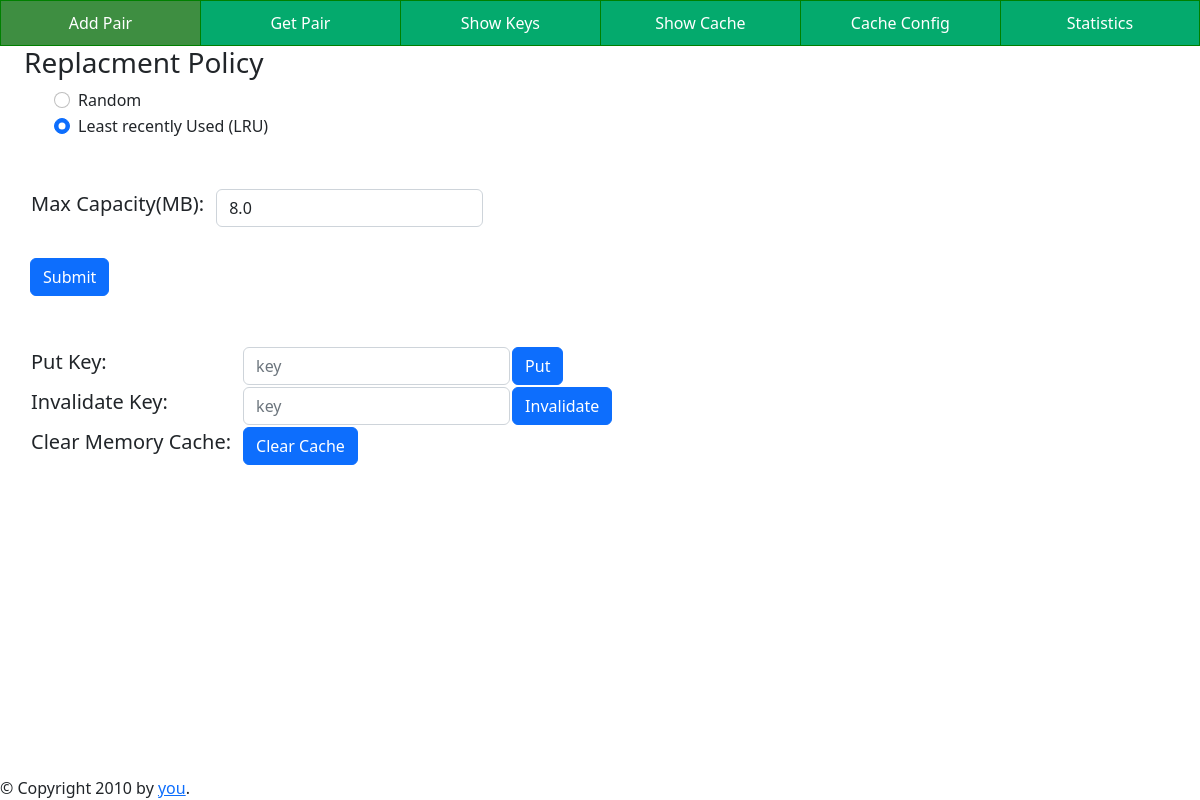
Page /cache_config on the earlier database version.
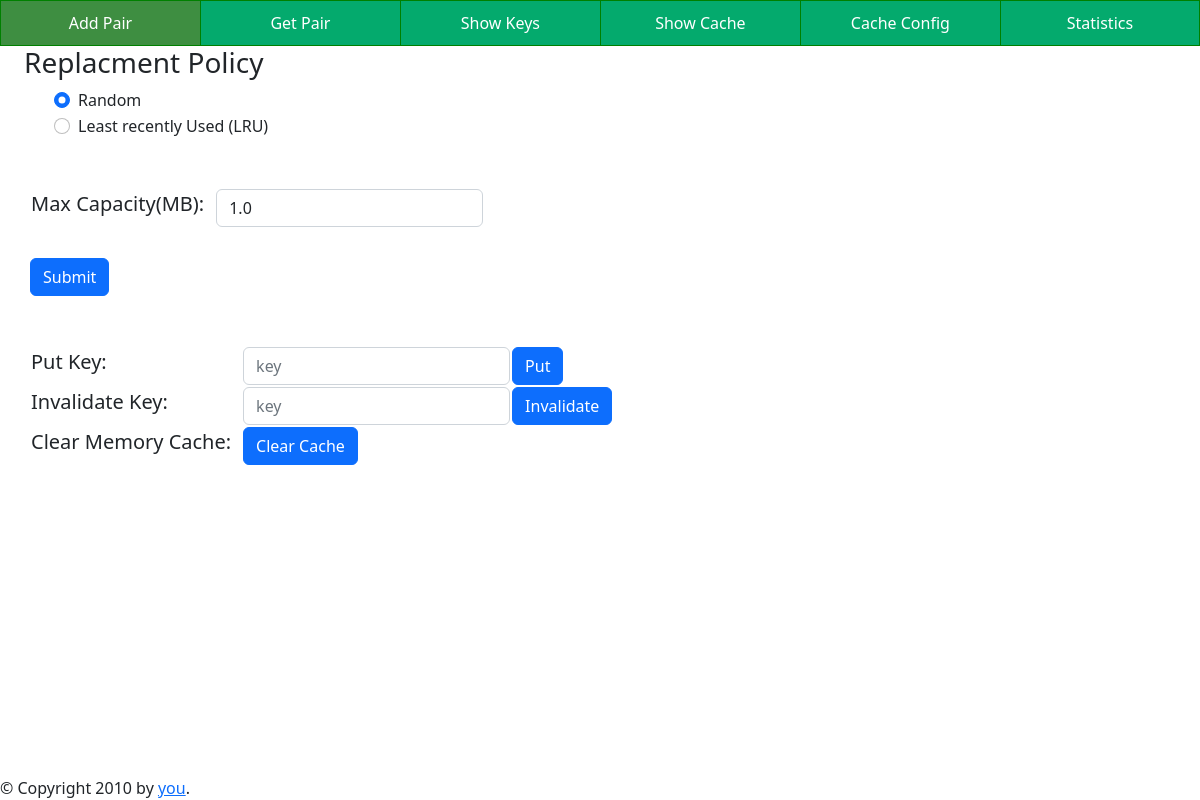
Same page on the later database version.
### tables this page shows
CREATE TABLE policies (
    id INTEGER PRIMARY KEY AUTOINCREMENT,
    policy_name TEXT UNIQUE NOT NULL,
    description TEXT,
    policy_name_view TEXT,
    created_at TIMESTAMP,
    updaed_at TIMESTAMP
);

CREATE TABLE mem_cache (
    id INTEGER PRIMARY KEY AUTOINCREMENT,
    replace_policy INTEGER,
    capacity FLOAT,
    mem_size FLOAT,
    num_of_items INTEGER,
    created_at TIMESTAMP,
    updaed_at TIMESTAMP,

    FOREIGN KEY(replace_policy) REFERENCES policies(id)
);

### app.py (the view)
@app.route("/cache_config", methods=['GET'])
def cache_config_get():
    data = get_cache_config()
    return render_template('cache_config.html', data = data)

### lib.py (called while the page is built)
def make_dicts(cursor, row):
    return dict((cursor.description[idx][0], value)
                for idx, value in enumerate(row))

def get_db_connection():
    conn = sqlite3.connect('database.db')
    conn.row_factory = make_dicts
    return conn

def get_capacity() -> float:
    conn = get_db_connection()
    capacity = conn.execute('select capacity from mem_cache').fetchall()
    conn.close()
    return capacity[0]['capacity']

def get_replace_policy_id() -> int:
    conn = get_db_connection()
    replace_ploicy = conn.execute('select replace_policy from mem_cache').fetchall()
    conn.close()
    return replace_ploicy[0]['replace_policy']

def get_policies() -> list:
    conn = get_db_connection()
    policies = conn.execute('select id, policy_name, policy_name_view from policies order by id').fetchall()
    conn.close()
    return list(policies)

def get_cache_config() -> dict:
    return {'capacity' : get_capacity(), 'current_policy_id' : get_replace_policy_id(), 'policies' : get_policies()}

### templates/cache_config.html (shortened to what this page needs)
{% extends 'layout.html' %}
{% block head %}{{ super() }} {% endblock %}
{% block content %}
<div>
    <form action="/cache_config" method="post" enctype="multipart/form-data">
        <div class="form-check">
            <h3> Replacment Policy</h3>
            {% for policy in data.policies %}
            <div class="form-check" style="margin-left: 30px;">
                <input id="{{loop.index}}" name="policy" class="form-check-input" type="radio" value={{policy.id}}
                 {% if policy.id == data.current_policy_id %} checked {% endif %}>
                <label class="form-check-label" for="{{loop.index}}">
                    {{ policy.policy_name_view }}
                </label>
            </div>
            {% endfor %}
        </div>
        <div>
            <table style="margin-top: 50px; margin-left:30px">
                <tr>
                    <td><label style="font-size: 20px;">Max Capacity(MB): </label></td>
                    <td> <input step="any" value="{{ data['capacity'] }}" type="number" name="capacity" class="form-control" style="margin-left:10px;"
                            placeholder="capacity"> </td>
                </tr>
            </table>
        </div>
        <button style="margin-top:30px; margin-left:30px" type="submit" class="btn btn-primary">Submit</button>
    </form>
    <div style="margin-top: 50px; margin-bottom: 100px;">
        <table style="margin-top: 50px; margin-left:30px">
            <tr>
                <form action="/put_key" method="post" enctype="multipart/form-data">
                    <td><label style="font-size: 20px;">Put Key: </label></td>
                    <td> <input name="key" class="form-control" style="margin-left:10px;" placeholder="key"> </td>
                    <td>
                        <button style="margin-left: 10px;" type="submit" class="btn btn-primary">Put</button>
                    </td>
                </form>
            </tr>
            <tr>
                <form action="/invalidate_key" method="post" enctype="multipart/form-data">
                    <td><label style="font-size: 20px;">Invalidate Key: </label></td>
                    <td> <input name="key" class="form-control" style="margin-left:10px;" placeholder="key"> </td>
                    <td>
                        <button style="margin-left: 10px;" type="submit" class="btn btn-primary">Invalidate</button>
                    </td>
                </form>
            </tr>
            <tr>
                <td><label style="font-size: 20px;">Clear Memory Cache: </label></td>
                <td>
                    <form action="/clear_cache" method="get" enctype="multipart/form-data">
                        <button style="margin-left: 10px;" name="clear_cache" value="true" type="submit"
                            class="btn btn-primary">Clear Cache</button>
                    </form>
                </td>
            </tr>
        </table>
    </div>
</div>
{% endblock %}

Differences in the rows shown:
changed policies "Random": policy "☐ Random" → "☑ Random"
changed policies "Least recently Used (LRU)": policy "☑ Least recently Used (LRU)" → "☐ Least recently Used (LRU)"
changed mem_cache: capacity "8.0" → "1.0"
